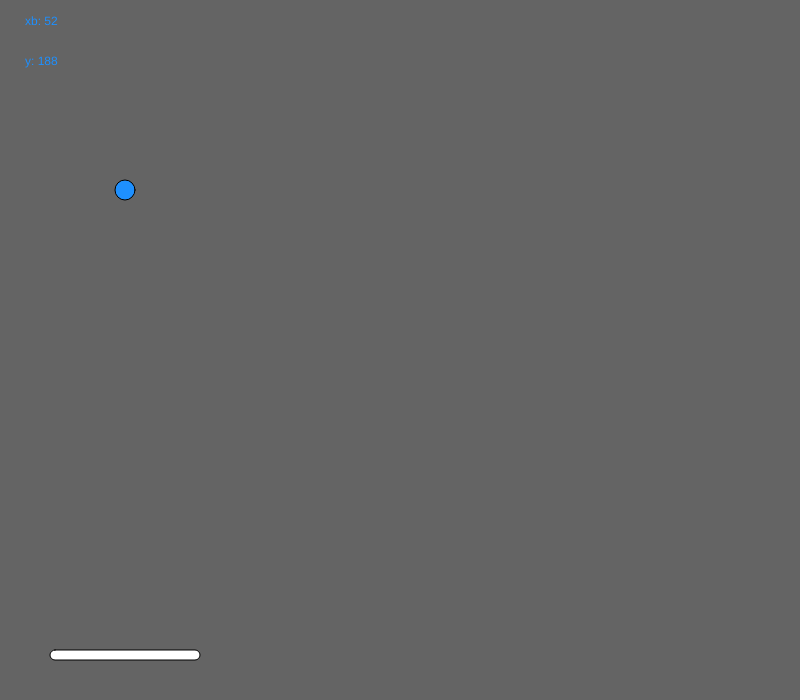
Frame 1 (no input)
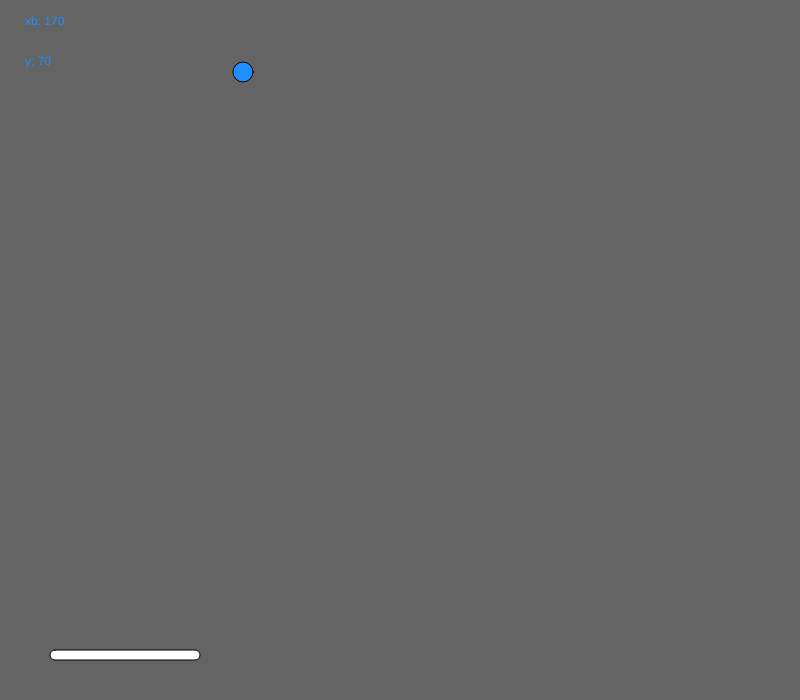
Frame 60 (no input)
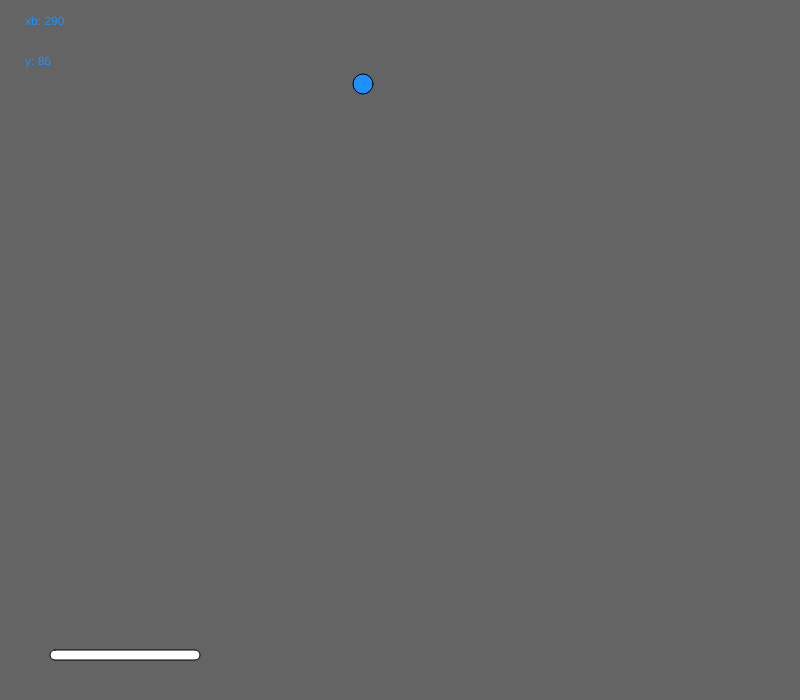
Frame 120 (the mouse pressed at the canvas centre since frame 60)

The p5.js sketch that drew these frames (run headless with seeded random() and noise() and a simulated clock; from frame 60 on, the mouse is pressed at the canvas centre):

// p5.js sketch
// ── sketch.js
function setup(){
    createCanvas(800,700);
    
}

var x = 50;
var xb = 50;
var speed = 10;
var y = 190
var bxspeed = 2;
var byspeed = 2;
var value = "dodgerblue";

function draw(){
    background(100);
    fill(255);
    var board = rect(x,650, 150,10,20);
    fill(value)
    // ellipse(x,280,80,80);
    // ellipse(x+150,280,80,80)
    // x = x + speed;
    if(keyIsDown(LEFT_ARROW)){
        if(x>0){
            x = x-speed;
        }
    }
    
    if(keyIsDown(RIGHT_ARROW)){
        if(x<650){
            x = x+speed;
        }
    }
    
    var ball = ellipse(xb+75,y,20,20)
    y = y-byspeed;
    xb = xb + bxspeed;
    byspeed = byspeed * collide(xb,y,x);
    // if(y < 20){
    //     // if((xb > (x - 75))&&(xb < (x + 75))){
    //         byspeed= -1 * byspeed;
    //     // }
    //     // else{
    //     //     remove();
    //     // }
    // }
    // if(y > 635){
    //     byspeed= -1 * byspeed;
    // }
    if(xb > 650 || xb < 0){
        bxspeed = -1 * bxspeed
    }
    
    text("xb: " + xb,25,25)
    text("y: " + y,25,65)
    
}

function keyPressed(){
    if(keyCode == UP_ARROW){
        // if(speed>0){
        //     speed = speed + 1;
            
        // }
        // else{
        //     speed = speed - 1;
        // }
        if(byspeed>0){
            byspeed = byspeed + 1;
            
        }
        else{
            byspeed = byspeed - 1;
        }
        
    }
    if(keyCode == DOWN_ARROW){
    //   if(speed>0){
    //         speed = speed - 1;
            
    //     }
    //     else{
    //         speed = speed + 1;
    //     }
        if(byspeed>0){
            byspeed = byspeed - 1;
            
        }
        else{
            byspeed = byspeed + 1;
        }
    }
}
function collide(ballx,bally,barx){
    if(bally > 650){
        if((ballx > (barx - 75))&&(ballx < (barx + 75))){
            return -1;
        }
        else{
            remove();
        }
    }
    else if(bally < 20){
        return -1;
    }
    else{
        return 1;
    }
}
